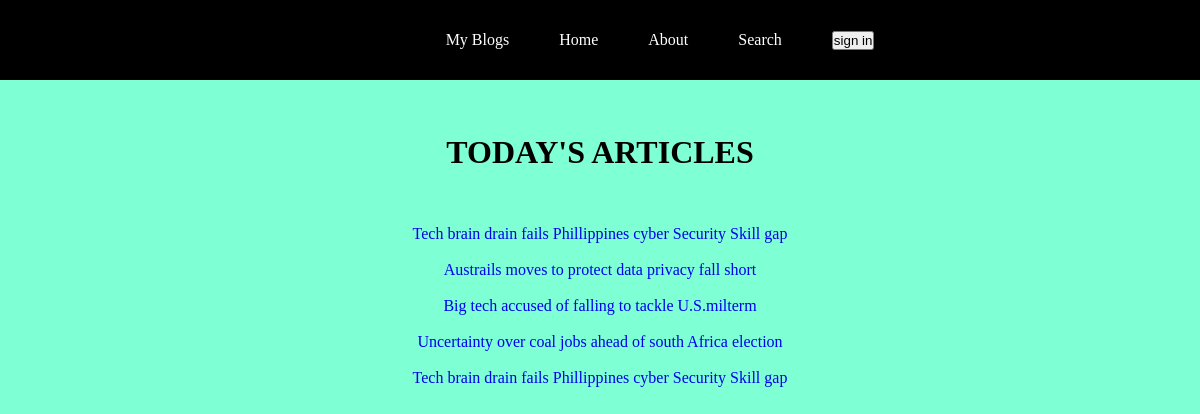
The page / on the database its author committed.
### app/models.py (models this page shows)
class Articles(models.Model):
    title=models.CharField(max_length=100)
    discription=models.CharField(max_length=1000)

### app/views.py (the view)
# urls.py: path('',views.index),
def index(request):
    data=Articles.objects.all()
    context={
        'data':data
    }
    return render(request,'index.html',context)

### app/templates/index.html (shortened to what this page needs)
<!DOCTYPE html>
<html lang="en">
<head>
</head>
<body>
    <nav>
        <li style="margin-left: 10%;">My Blogs</li>
        <li>Home</li>
        <li>About</li>
        <li>Search</li>
        <li><button>sign in</button></li>
    </nav> <br><br><br>
    <center>
        <h1>TODAY'S ARTICLES</h1> <br><br><br>
{% for i in data %}
<a href="{% url 'details' i.id %}"><p>{{i.title}}</p></a><br>
{% endfor %}
</center>
</body>
</html>

### app/templates/index.html (style rules this page uses)
* { margin: 0px; padding: 0px; box-sizing: border-box; }
body { background-color: aquamarine; }
nav { display: flex; gap: 50px; height: 80px; width: 100%; background-color: black; color: white; list-style: none; justify-content: center; align-items: center; }
a { text-decoration: none; }

### rows shown on the page
Articles: title "Tech brain drain fails Phillippines cyber Security Skill gap"
Articles: title "Austrails moves to protect data privacy fall short"
Articles: title "Big tech accused of falling to tackle U.S.milterm"
Articles: title "Uncertainty over coal jobs ahead of south Africa election"
Articles: title "Tech brain drain fails Phillippines cyber Security Skill gap"
